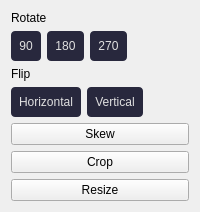
     <widget class="QWidget" name="transformPage">
      <layout class="QFormLayout" name="transformLayout">
       <item row="0" column="0" colspan="2">
        <widget class="QLabel" name="rotateLabel">
         <property name="text">
          <string>Rotate</string>
         </property>
        </widget>
       </item>
       <item row="1" column="0">
        <layout class="QHBoxLayout" name="horizontalLayout">
         <item>
          <widget class="QPushButton" name="rot270">
           <property name="styleSheet">
            <string notr="true">QFrame#sidebar {
           background-color: #1E1E2F; /* Updated dark blue/gray background */
           border-left: 1px solid #2c2f3a;
           color: #e0e0e0;
           }
           /* ... other styles ... */
           QPushButton {
           background-color: #28283D; /* Updated button background */
           color: #E0E0E0;
           border: none; /* Remove border for cleaner look */
           border-radius: 4px; /* Slightly smaller radius */
           padding: 8px; /* Slightly larger padding */
           }
           QPushButton:hover {
           background-color: #303045; /* Darker background to simulate lift/shadow */
           color: #00BCD4; /* Modern Teal Accent */
           border: 1px solid #00BCD4; /* Light border on hover */
           }
           QPushButton:pressed {
           background-color: #3949AB; /* Deep Indigo Pressed State */
           color: white;
           border: 1px solid #3949AB;
           }
          </string>
           </property>
           <property name="text">
            <string>90</string>
           </property>
          </widget>
         </item>
         <item>
          <widget class="QPushButton" name="rot180">
           <property name="styleSheet">
            <string notr="true">QFrame#sidebar {
           background-color: #1E1E2F; /* Updated dark blue/gray background */
           border-left: 1px solid #2c2f3a;
           color: #e0e0e0;
           }
           /* ... other styles ... */
           QPushButton {
           background-color: #28283D; /* Updated button background */
           color: #E0E0E0;
           border: none; /* Remove border for cleaner look */
           border-radius: 4px; /* Slightly smaller radius */
           padding: 8px; /* Slightly larger padding */
           }
           QPushButton:hover {
           background-color: #303045; /* Darker background to simulate lift/shadow */
           color: #00BCD4; /* Modern Teal Accent */
           border: 1px solid #00BCD4; /* Light border on hover */
           }
           QPushButton:pressed {
           background-color: #3949AB; /* Deep Indigo Pressed State */
           color: white;
           border: 1px solid #3949AB;
           }
          </string>
           </property>
           <property name="text">
            <string>180</string>
           </property>
          </widget>
         </item>
         <item>
          <widget class="QPushButton" name="rot90">
           <property name="styleSheet">
            <string notr="true">QFrame#sidebar {
           background-color: #1E1E2F; /* Updated dark blue/gray background */
           border-left: 1px solid #2c2f3a;
           color: #e0e0e0;
           }
           /* ... other styles ... */
           QPushButton {
           background-color: #28283D; /* Updated button background */
           color: #E0E0E0;
           border: none; /* Remove border for cleaner look */
           border-radius: 4px; /* Slightly smaller radius */
           padding: 8px; /* Slightly larger padding */
           }
           QPushButton:hover {
           background-color: #303045; /* Darker background to simulate lift/shadow */
           color: #00BCD4; /* Modern Teal Accent */
           border: 1px solid #00BCD4; /* Light border on hover */
           }
           QPushButton:pressed {
           background-color: #3949AB; /* Deep Indigo Pressed State */
           color: white;
           border: 1px solid #3949AB;
           }</string>
           </property>
           <property name="text">
            <string>270</string>
           </property>
          </widget>
         </item>
        </layout>
       </item>
       <item row="2" column="0" colspan="2">
        <widget class="QLabel" name="fliplabel">
         <property name="text">
          <string>Flip</string>
         </property>
        </widget>
       </item>
       <item row="3" column="0">
        <layout class="QHBoxLayout" name="horizontalLayout_5">
         <item>
          <widget class="QPushButton" name="fliph">
           <property name="styleSheet">
            <string notr="true">QFrame#sidebar {
           background-color: #1E1E2F; /* Updated dark blue/gray background */
           border-left: 1px solid #2c2f3a;
           color: #e0e0e0;
           }
           /* ... other styles ... */
           QPushButton {
           background-color: #28283D; /* Updated button background */
           color: #E0E0E0;
           border: none; /* Remove border for cleaner look */
           border-radius: 4px; /* Slightly smaller radius */
           padding: 8px; /* Slightly larger padding */
           }
           QPushButton:hover {
           background-color: #303045; /* Darker background to simulate lift/shadow */
           color: #00BCD4; /* Modern Teal Accent */
           border: 1px solid #00BCD4; /* Light border on hover */
           }
           QPushButton:pressed {
           background-color: #3949AB; /* Deep Indigo Pressed State */
           color: white;
           border: 1px solid #3949AB;
           }</string>
           </property>
           <property name="text">
            <string>Horizontal</string>
           </property>
          </widget>
         </item>
         <item>
          <widget class="QPushButton" name="flipv">
           <property name="styleSheet">
            <string notr="true">QFrame#sidebar {
           background-color: #1E1E2F; /* Updated dark blue/gray background */
           border-left: 1px solid #2c2f3a;
           color: #e0e0e0;
           }
           /* ... other styles ... */
           QPushButton {
           background-color: #28283D; /* Updated button background */
           color: #E0E0E0;
           border: none; /* Remove border for cleaner look */
           border-radius: 4px; /* Slightly smaller radius */
           padding: 8px; /* Slightly larger padding */
           }
           QPushButton:hover {
           background-color: #303045; /* Darker background to simulate lift/shadow */
           color: #00BCD4; /* Modern Teal Accent */
           border: 1px solid #00BCD4; /* Light border on hover */
           }
           QPushButton:pressed {
           background-color: #3949AB; /* Deep Indigo Pressed State */
           color: white;
           border: 1px solid #3949AB;
           }</string>
           </property>
           <property name="text">
            <string>Vertical</string>
           </property>
          </widget>
         </item>
        </layout>
       </item>
       <item row="10" column="0" colspan="2">
        <widget class="QPushButton" name="Skew">
         <property name="styleSheet">
          <string notr="true">QFrame#mainbar {
          background-color: #1A1A22; /* Slightly updated dark background */
          border-left: 1px solid #2c2f3a;
          }
          QFrame#mainbar QPushButton {
          color: #CCCCCC; /* Lighter text for contrast */
          background-color: transparent;
          border: none;
          padding: 10px 0; /* Align text neatly */
          font-weight: 500;
          }
          QFrame#mainbar QPushButton:hover {
          background-color: #2D2D35; /* Simulates depth/shadow */
          color: #00BCD4; /* Modern Teal Accent */
          border-left: 3px solid #00BCD4; /* Modern &quot;selected&quot; indicator */
          }
          QFrame#mainbar QPushButton:checked {
          background-color: #3949AB; /* Deep Indigo Active State */
          color: white;
          border-radius: 0; /* Remove radius for sharper, modern look */
          border-left: 3px solid #00BCD4; /* Maintain accent line */
          }</string>
         </property>
         <property name="text">
          <string>Skew</string>
         </property>
        </widget>
       </item>
       <item row="11" column="0" colspan="2">
        <widget class="QPushButton" name="CropBtn">
         <property name="styleSheet">
          <string notr="true">QFrame#mainbar {
          background-color: #1A1A22; /* Slightly updated dark background */
          border-left: 1px solid #2c2f3a;
          }
          QFrame#mainbar QPushButton {
          color: #CCCCCC; /* Lighter text for contrast */
          background-color: transparent;
          border: none;
          padding: 10px 0; /* Align text neatly */
          font-weight: 500;
          }
          QFrame#mainbar QPushButton:hover {
          background-color: #2D2D35; /* Simulates depth/shadow */
          color: #00BCD4; /* Modern Teal Accent */
          border-left: 3px solid #00BCD4; /* Modern &quot;selected&quot; indicator */
          }
          QFrame#mainbar QPushButton:checked {
          background-color: #3949AB; /* Deep Indigo Active State */
          color: white;
          border-radius: 0; /* Remove radius for sharper, modern look */
          border-left: 3px solid #00BCD4; /* Maintain accent line */
          }</string>
         </property>
         <property name="text">
          <string>Crop</string>
         </property>
        </widget>
       </item>
       <item row="12" column="0" colspan="2">
        <widget class="QPushButton" name="ResizeBtn">
         <property name="styleSheet">
          <string notr="true">QFrame#mainbar {
          background-color: #1A1A22; /* Slightly updated dark background */
          border-left: 1px solid #2c2f3a;
          }
          QFrame#mainbar QPushButton {
          color: #CCCCCC; /* Lighter text for contrast */
          background-color: transparent;
          border: none;
          padding: 10px 0; /* Align text neatly */
          font-weight: 500;
          }
          QFrame#mainbar QPushButton:hover {
          background-color: #2D2D35; /* Simulates depth/shadow */
          color: #00BCD4; /* Modern Teal Accent */
          border-left: 3px solid #00BCD4; /* Modern &quot;selected&quot; indicator */
          }
          QFrame#mainbar QPushButton:checked {
          background-color: #3949AB; /* Deep Indigo Active State */
          color: white;
          border-radius: 0; /* Remove radius for sharper, modern look */
          border-left: 3px solid #00BCD4; /* Maintain accent line */
          }</string>
         </property>
         <property name="text">
          <string>Resize</string>
         </property>
        </widget>
       </item>
      </layout>
     </widget>
